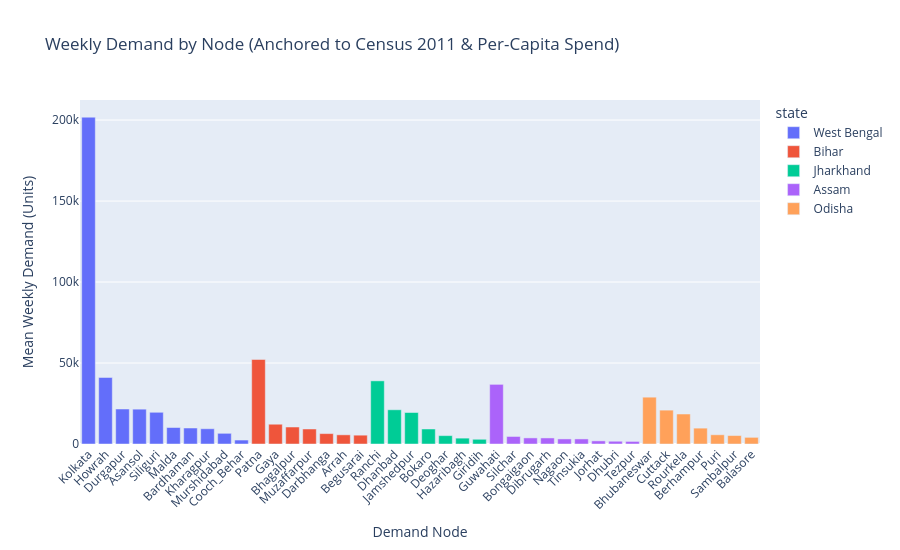

Here is the notebook cell this chart was saved with:
### Code cell
# 3. Weekly Demand by City (Sorted, Colored by State)
nodes_sorted = nodes_df.sort_values(by='demand_mean_units_per_week', ascending=False)

fig_bar = px.bar(
    nodes_sorted,
    x='city',
    y='demand_mean_units_per_week',
    color='state',
    title='Weekly Demand by Node (Anchored to Census 2011 & Per-Capita Spend)',
    labels={'demand_mean_units_per_week': 'Mean Weekly Demand (Units)', 'city': 'Demand Node'},
    hover_data=['population_2011', 'tier', 'derivation_note']
)
fig_bar.update_layout(xaxis_tickangle=-45, height=550)
fig_bar.show()

### Figure 1 — Plotly figure (JSON) as saved in the notebook; plotly's stock layout.template omitted (floating-point values rounded to 4 significant figures)
{"data": [{"customdata": [[4496694, 1, "4,496,694 × ₹4200 × 1.0 × 0.05 / ₹90 / 52"], [1077075, 2, "1,077,075 × ₹4200 × 0.85 × 0.05 / ₹90 / 52"], [566517, 2, "566,517 × ₹4200 × 0.85 × 0.05 / ₹90 / 52"], [563917, 2, "563,917 × ₹4200 × 0.85 × 0.05 / ₹90 / 52"], [513264, 2, "513,264 × ₹4200 × 0.85 × 0.05 / ₹90 / 52"], [324237, 3, "324,237 × ₹4200 × 0.7 × 0.05 / ₹90 / 52"], [314265, 3, "314,265 × ₹4200 × 0.7 × 0.05 / ₹90 / 52"], [299683, 3, "299,683 × ₹4200 × 0.7 × 0.05 / ₹90 / 52"], [210000, 3, "210,000 × ₹4200 × 0.7 × 0.05 / ₹90 / 52"], [77935, 3, "77,935 × ₹4200 × 0.7 × 0.05 / ₹90 / 52"]], "hovertemplate": "state=West Bengal<br>Demand Node=%{x}<br>Mean Weekly Demand (Units)=%{y}<br>population_2011=%{customdata[0]}<br>tier=%{customdata[1]}<br>derivation_note=%{customdata[2]}<extra></extra>", "legendgroup": "West Bengal", "marker": {"color": "#636efa", "pattern": {"shape": ""}}, "name": "West Bengal", "orientation": "v", "showlegend": true, "textposition": "auto", "type": "bar", "x": ["Kolkata", "Howrah", "Durgapur", "Asansol", "Siliguri", "Malda", "Bardhaman", "Kharagpur", "Murshidabad", "Cooch_Behar"], "xaxis": "x", "y": [201800.0, 41080.0, 21610.0, 21510.0, 19580.0, 10180.0, 9871.0, 9413.0, 6596.0, 2448.0], "yaxis": "y"}, {"customdata": [[1684222, 1, "1,684,222 × ₹2900 × 1.0 × 0.05 / ₹90 / 52"], [463454, 2, "463,454 × ₹2900 × 0.85 × 0.05 / ₹90 / 52"], [398138, 2, "398,138 × ₹2900 × 0.85 × 0.05 / ₹90 / 52"], [351838, 2, "351,838 × ₹2900 × 0.85 × 0.05 / ₹90 / 52"], [296039, 3, "296,039 × ₹2900 × 0.7 × 0.05 / ₹90 / 52"], [261099, 3, "261,099 × ₹2900 × 0.7 × 0.05 / ₹90 / 52"], [251136, 3, "251,136 × ₹2900 × 0.7 × 0.05 / ₹90 / 52"]], "hovertemplate": "state=Bihar<br>Demand Node=%{x}<br>Mean Weekly Demand (Units)=%{y}<br>population_2011=%{customdata[0]}<br>tier=%{customdata[1]}<br>derivation_note=%{customdata[2]}<extra></extra>", "legendgroup": "Bihar", "marker": {"color": "#EF553B", "pattern": {"shape": ""}}, "name": "Bihar", "orientation": "v", "showlegend": true, "textposition": "auto", "type": "bar", "x": ["Patna", "Gaya", "Bhagalpur", "Muzaffarpur", "Darbhanga", "Arrah", "Begusarai"], "xaxis": "x", "y": [52180.0, 12200.0, 10480.0, 9266.0, 6421.0, 5663.0, 5447.0], "yaxis": "y"}, {"customdata": [[1073440, 1, "1,073,440 × ₹3400 × 1.0 × 0.05 / ₹90 / 52"], [684362, 2, "684,362 × ₹3400 × 0.85 × 0.05 / ₹90 / 52"], [629659, 2, "629,659 × ₹3400 × 0.85 × 0.05 / ₹90 / 52"], [364444, 3, "364,444 × ₹3400 × 0.7 × 0.05 / ₹90 / 52"], [203116, 3, "203,116 × ₹3400 × 0.7 × 0.05 / ₹90 / 52"], [142489, 3, "142,489 × ₹3400 × 0.7 × 0.05 / ₹90 / 52"], [114533, 3, "114,533 × ₹3400 × 0.7 × 0.05 / ₹90 / 52"]], "hovertemplate": "state=Jharkhand<br>Demand Node=%{x}<br>Mean Weekly Demand (Units)=%{y}<br>population_2011=%{customdata[0]}<br>tier=%{customdata[1]}<br>derivation_note=%{customdata[2]}<extra></extra>", "legendgroup": "Jharkhand", "marker": {"color": "#00cc96", "pattern": {"shape": ""}}, "name": "Jharkhand", "orientation": "v", "showlegend": true, "textposition": "auto", "type": "bar", "x": ["Ranchi", "Dhanbad", "Jamshedpur", "Bokaro", "Deoghar", "Hazaribagh", "Giridih"], "xaxis": "x", "y": [38990.0, 21130.0, 19440.0, 9267.0, 5165.0, 3623.0, 2912.0], "yaxis": "y"}, {"customdata": [[957352, 1, "957,352 × ₹3600 × 1.0 × 0.05 / ₹90 / 52"], [172455, 3, "172,455 × ₹3600 × 0.7 × 0.05 / ₹90 / 52"], [139628, 3, "139,628 × ₹3600 × 0.7 × 0.05 / ₹90 / 52"], [138661, 3, "138,661 × ₹3600 × 0.7 × 0.05 / ₹90 / 52"], [116355, 3, "116,355 × ₹3600 × 0.7 × 0.05 / ₹90 / 52"], [116322, 3, "116,322 × ₹3600 × 0.7 × 0.05 / ₹90 / 52"], [71250, 3, "71,250 × ₹3600 × 0.7 × 0.05 / ₹90 / 52"], [63407, 3, "63,407 × ₹3600 × 0.7 × 0.05 / ₹90 / 52"], [58851, 3, "58,851 × ₹3600 × 0.7 × 0.05 / ₹90 / 52"]], "hovertemplate": "state=Assam<br>Demand Node=%{x}<br>Mean Weekly Demand (Units)=%{y}<br>population_2011=%{customdata[0]}<br>tier=%{customdata[1]}<br>derivation_note=%{customdata[2]}<extra></extra>", "legendgroup": "Assam", "marker": {"color": "#ab63fa", "pattern": {"shape": ""}}, "name": "Assam", "orientation": "v", "showlegend": true, "textposition": "auto", "type": "bar", "x": ["Guwahati", "Silchar", "Bongaigaon", "Dibrugarh", "Nagaon", "Tinsukia", "Jorhat", "Dhubri", "Tezpur"], "xaxis": "x", "y": [36820.0, 4643.0, 3759.0, 3733.0, 3133.0, 3132.0, 1918.0, 1707.0, 1584.0], "yaxis": "y"}, {"customdata": [[837737, 2, "837,737 × ₹3800 × 0.85 × 0.05 / ₹90 / 52"], [606007, 2, "606,007 × ₹3800 × 0.85 × 0.05 / ₹90 / 52"], [536450, 2, "536,450 × ₹3800 × 0.85 × 0.05 / ₹90 / 52"], [344891, 3, "344,891 × ₹3800 × 0.7 × 0.05 / ₹90 / 52"], [200564, 3, "200,564 × ₹3800 × 0.7 × 0.05 / ₹90 / 52"], [183383, 3, "183,383 × ₹3800 × 0.7 × 0.05 / ₹90 / 52"], [144373, 3, "144,373 × ₹3800 × 0.7 × 0.05 / ₹90 / 52"]], "hovertemplate": "state=Odisha<br>Demand Node=%{x}<br>Mean Weekly Demand (Units)=%{y}<br>population_2011=%{customdata[0]}<br>tier=%{customdata[1]}<br>derivation_note=%{customdata[2]}<extra></extra>", "legendgroup": "Odisha", "marker": {"color": "#FFA15A", "pattern": {"shape": ""}}, "name": "Odisha", "orientation": "v", "showlegend": true, "textposition": "auto", "type": "bar", "x": ["Bhubaneswar", "Cuttack", "Rourkela", "Berhampur", "Puri", "Sambalpur", "Balasore"], "xaxis": "x", "y": [28910.0, 20910.0, 18510.0, 9801.0, 5700.0, 5212.0, 4103.0], "yaxis": "y"}], "layout": {"barmode": "relative", "height": 550, "legend": {"title": {"text": "state"}, "tracegroupgap": 0}, "title": {"text": "Weekly Demand by Node (Anchored to Census 2011 & Per-Capita Spend)"}, "xaxis": {"anchor": "y", "domain": [0, 1], "tickangle": -45, "title": {"text": "Demand Node"}}, "yaxis": {"anchor": "x", "domain": [0, 1], "title": {"text": "Mean Weekly Demand (Units)"}}}}
